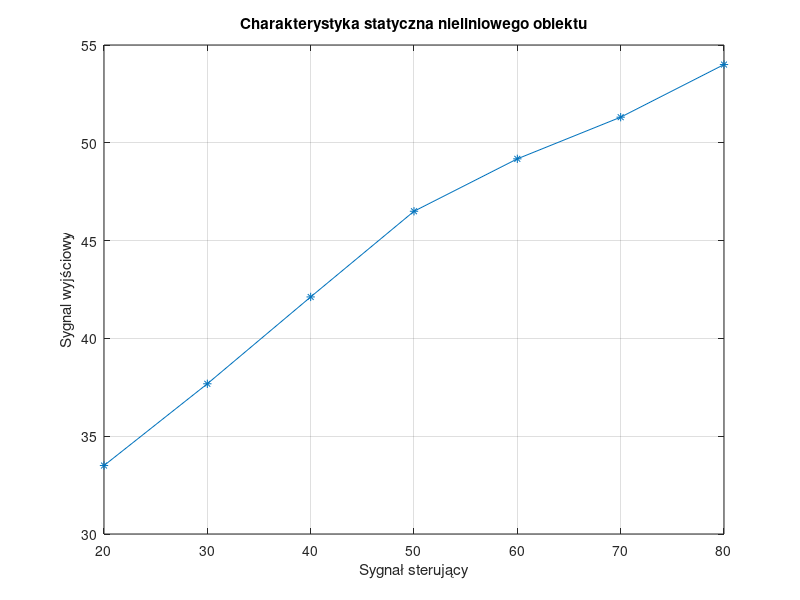

Recreate this plot in MATLAB.

x = [20, 30, 40, 50, 60, 70, 80];
y = [33.50,37.68,42.12,46.50,49.18,51.31,54.00]; % tu uzupełnić


figure;
plot(x,y,'-*');
xlabel('Sygnał sterujący');
ylabel('Sygnal wyjściowy');
title('Charakterystyka statyczna nieliniowego obiektu');
grid on;
exportgraphics(gca, 'Wykresy/char_stat_niel.pdf', 'ContentType', 'vector');
% close;